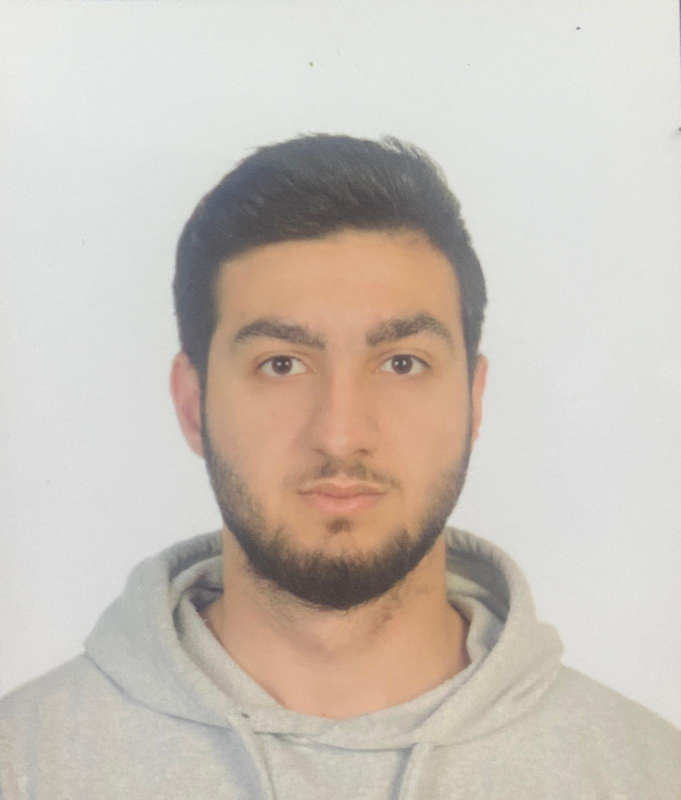
#> input picture Deep_Learning/OpenCV/metehan.jpg, 1362 x 1600 px (shown at 1/2 size)
$ jupyter execute opencv_basic.ipynb
#> lines starting #> are read from the running program, lines starting #| are printed output that depends on the picture; after the words box and inside, x2 and y2 are one past the last pixel; in counts of white or black regions, pixels touching at a corner belong together
[cell 1]
import cv2

face_cascade = cv2.CascadeClassifier(cv2.data.haarcascades + 'haarcascade_frontalface_default.xml')


img = cv2.imread('metehan.jpg')
#> img is the input picture: shape (1600, 1362, 3); mean B, G, R 185, 193.8, 202.8


gray = cv2.cvtColor(img, cv2.COLOR_BGR2GRAY)
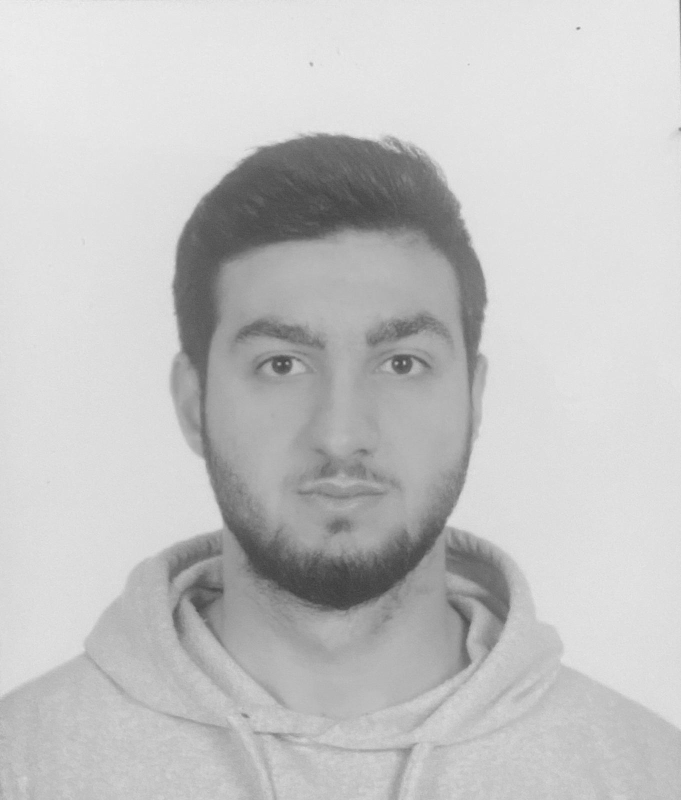
#> gray: shape (1600, 1362) (shown at 1/2 size); min 57, max 241, mean 195.5


faces = face_cascade.detectMultiScale(gray, 1.1, 4)
#> faces = [[364, 481, 630, 630]]


for (x, y, w, h) in faces:
    cv2.rectangle(img, (x, y), (x+w, y+h), (255, 0, 0), 2)
#> this loop made 1 pass
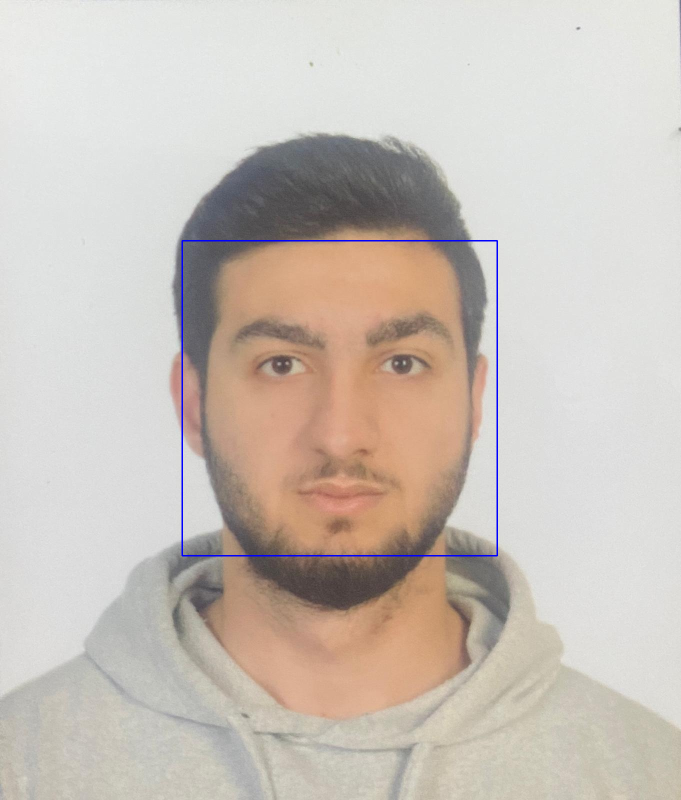
#> img: shape (1600, 1362, 3) (shown at 1/2 size); 0.35% of pixels changed, all inside (x1, y1, x2, y2) = (363, 480, 996, 1113)

resized_img = cv2.resize(img, (400, 400))
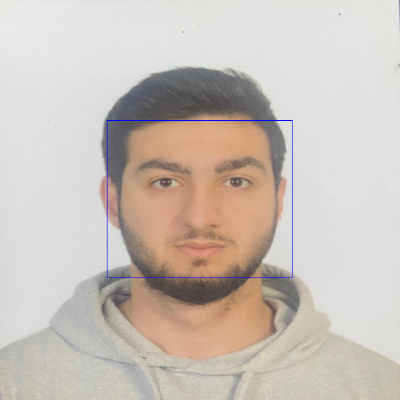
#> resized_img: shape (400, 400, 3); mean B, G, R 185.4, 193.3, 202.3

cv2.imshow('Yuz Algilama', resized_img)

cv2.waitKey(0)
cv2.destroyAllWindows()
